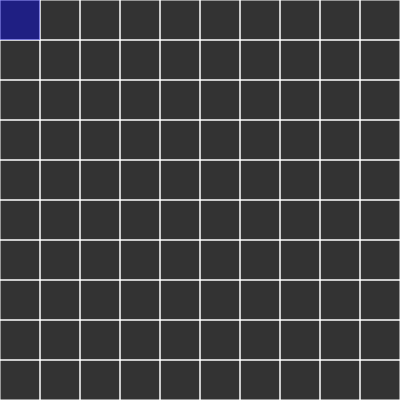
Frame 1 (no input)
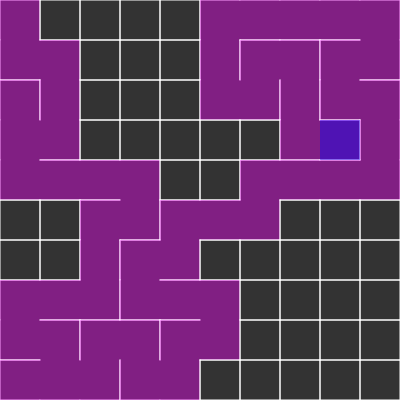
Frame 60 (no input)
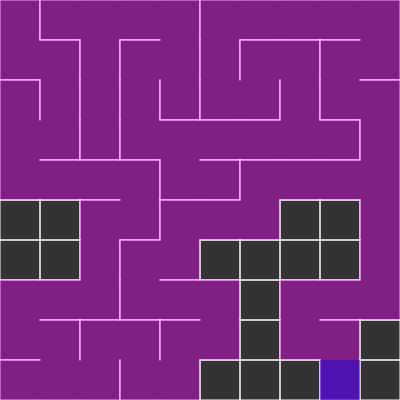
Frame 120 (the mouse pressed at the canvas centre since frame 60)

The p5.js sketch that drew these frames (run headless with seeded random() and noise() and a simulated clock; from frame 60 on, the mouse is pressed at the canvas centre):

// p5.js sketch
// ── sketch.js
var row, cols;
var w = 40;
var grid=[];
var current;
var stack = [];


function setup() {
  // put setup code here
  createCanvas(400,400);
  cols = floor(width/w);
  rows=floor(height/w);
//  frameRate(5);

  for(var j = 0; j<rows ; j++){
    for(var i=0; i< cols ; i++){
      var cell = new Cell(i,j);
      grid.push(cell);
    }
  }
  current = grid[0];

}

function draw() {
  // put drawing code here
  background(51);
  for(var i=0;i<grid.length;i++){
     grid[i].show();
  }
  current.visited = true;
  current.highlight();
var next =   current.checkNeighbours();
if(next){
  next.visited= true;

  stack.push(current);
  removeWalls(current,next);

  current = next;
}
else if(stack.length >0 ) {
  current = stack.pop();

}
}

function index(i,j){
  if(i< 0 || j <0 || i > cols -1 || j> rows -1){
    return -1;
  }
  return i + j * cols;
}

function Cell(i,j)
{
  this.i = i;
  this.j = j;
  this.walls = [true,true,true,true];
  this.visited = false;

this.checkNeighbours = function() {
  var neighbous =[];
  var top = grid[index(i,j-1)];
  var right = grid[index(i+1,j)];
  var bottom = grid[index(i,j+1)];
  var left = grid[index(i-1,j)];

  if(top && !top.visited)
  {
    neighbous.push(top);
  }

  if(right && !right.visited)
  {
    neighbous.push(right);
  }

  if(bottom && !bottom.visited)
  {
    neighbous.push(bottom);
  }

  if(left && !left.visited)
  {
    neighbous.push(left);
  }

  if(neighbous.length > 0){
    var r = floor(random(0,neighbous.length));
    return neighbous[r];
  }
  else{
    return undefined;
  }

}

this.highlight = function(){
  var x= this.i*w;
  var y = this.j*w;
  noStroke();
  fill(0,0,255,100);
  rect(x,y,w,w);
}

  this.show = function(){
    var x = this.i*w;
    var y = this.j*w;
    stroke(255);

    if(this.walls[0]){
      line(x     , y    ,x + w, y  );
    }
    if(this.walls[1]){
    line(x + w , y    , x + w, y + w);
    }
    if(this.walls[2]){
      line(x + w , y + w,x  ,y + w);
    }
    if(this.walls[3]){
        line(x     ,y + w,x  ,y  );
    }
if(this.visited){
  noStroke();
  fill(250,0,255,100);
  rect(x ,y ,w ,w);
}

  }
}








function removeWalls(a,b){

  var x = a.i - b.i;
  if(x === 1){

    a.walls[3] = false;
    b.walls[1] = false;
  }
  else if (x === -1)
  {
    a.walls[1] = false;
    b.walls[3] = false;

  }

  var y = a.j - b.j;

  if(y === 1){
    a.walls[0] = false;
    b.walls[2] = false;
  }
  else if (y === -1)
  {
    a.walls[2] = false;
    b.walls[0] = false;

  }
}

// ── mystyle.css
body{
  background-color: #c1d3fe;
}
h1{
  color: #3a0ca3;
  text-align: center;
font-family: 'Montserrat', sans-serif;

}
.p5Canvas{
  border: solid 5px;
text-align: center;
}

footer{
  margin-top: 10px;
  color: #3a0ca3;
  text-align: center;
  font-family: 'Montserrat', sans-serif;
}

main{
text-align: center;
}
